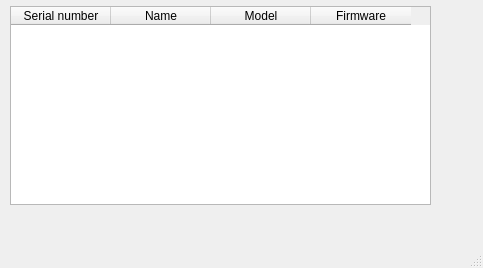
<?xml version="1.0" encoding="UTF-8"?>
<ui version="4.0">
 <class>DevicesWindow</class>
 <widget class="QMainWindow" name="DevicesWindow">
  <property name="windowModality">
   <enum>Qt::NonModal</enum>
  </property>
  <property name="geometry">
   <rect>
    <x>0</x>
    <y>0</y>
    <width>483</width>
    <height>268</height>
   </rect>
  </property>
  <property name="windowTitle">
   <string>Select device</string>
  </property>
  <widget class="QWidget" name="centralWidget">
   <widget class="QWidget" name="verticalLayoutWidget">
    <property name="geometry">
     <rect>
      <x>0</x>
      <y>0</y>
      <width>441</width>
      <height>211</height>
     </rect>
    </property>
    <layout class="QVBoxLayout" name="mainLayout">
     <property name="spacing">
      <number>6</number>
     </property>
     <property name="sizeConstraint">
      <enum>QLayout::SetMinimumSize</enum>
     </property>
     <property name="leftMargin">
      <number>10</number>
     </property>
     <property name="topMargin">
      <number>6</number>
     </property>
     <property name="rightMargin">
      <number>10</number>
     </property>
     <property name="bottomMargin">
      <number>6</number>
     </property>
     <item>
      <widget class="QTableWidget" name="devicesTableWidget">
       <property name="sizePolicy">
        <sizepolicy hsizetype="Minimum" vsizetype="Minimum">
         <horstretch>0</horstretch>
         <verstretch>0</verstretch>
        </sizepolicy>
       </property>
       <property name="editTriggers">
        <set>QAbstractItemView::NoEditTriggers</set>
       </property>
       <property name="selectionMode">
        <enum>QAbstractItemView::SingleSelection</enum>
       </property>
       <property name="selectionBehavior">
        <enum>QAbstractItemView::SelectRows</enum>
       </property>
       <property name="gridStyle">
        <enum>Qt::DotLine</enum>
       </property>
       <attribute name="verticalHeaderVisible">
        <bool>false</bool>
       </attribute>
       <column>
        <property name="text">
         <string>Serial number</string>
        </property>
       </column>
       <column>
        <property name="text">
         <string>Name</string>
        </property>
       </column>
       <column>
        <property name="text">
         <string>Model</string>
        </property>
       </column>
       <column>
        <property name="text">
         <string>Firmware</string>
        </property>
       </column>
      </widget>
     </item>
    </layout>
   </widget>
  </widget>
  <widget class="QMenuBar" name="menuBar">
   <property name="geometry">
    <rect>
     <x>0</x>
     <y>0</y>
     <width>483</width>
     <height>25</height>
    </rect>
   </property>
  </widget>
  <widget class="QStatusBar" name="statusBar"/>
 </widget>
 <layoutdefault spacing="6" margin="11"/>
 <resources/>
 <connections/>
</ui>
